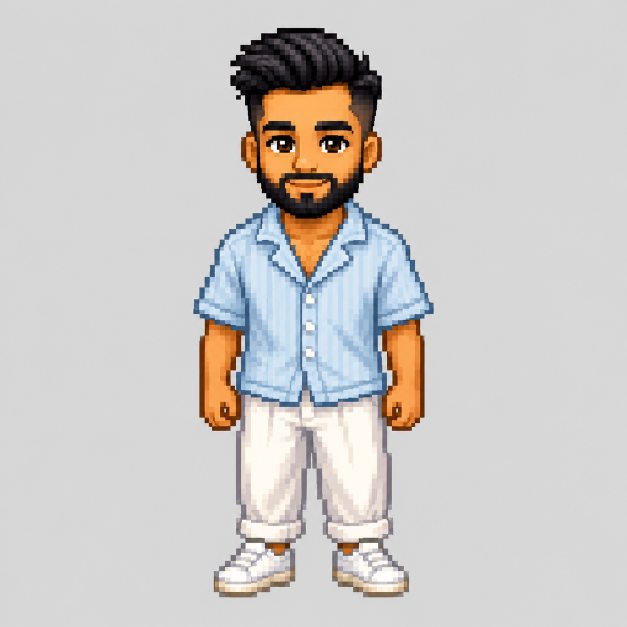
#> input picture assets/source-hero.png, 1254 x 1254 px (shown at 1/2 size)
$ python segment_sheet.py ../assets/source-hero.png ../assets/buddy-idle.png
#> lines starting #> are read from the running program, lines starting #| are printed output that depends on the picture
# Segment a magenta-background sprite sheet into individual character frames.
# Keys out magenta, finds connected blobs, prints boxes, saves each crop for inspection.
# Usage: python3 segment_sheet.py <sheet.png> <outdir>
import sys, os
import numpy as np
from scipy import ndimage
from PIL import Image

src, outdir = sys.argv[1], sys.argv[2]
os.makedirs(outdir, exist_ok=True)

im = Image.open(src).convert("RGBA")
arr = np.array(im)
r, g, b = arr[..., 0].astype(int), arr[..., 1].astype(int), arr[..., 2].astype(int)
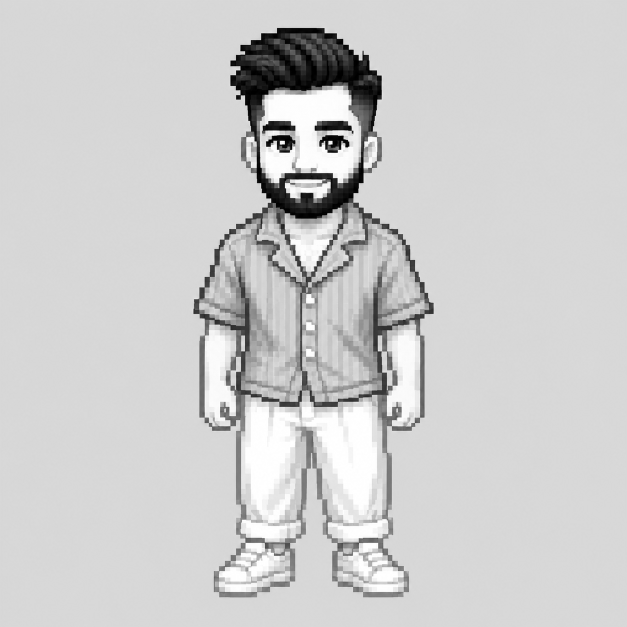
#> r: shape (1254, 1254) int64 (shown at 1/2 size); min 0, max 255, mean 205
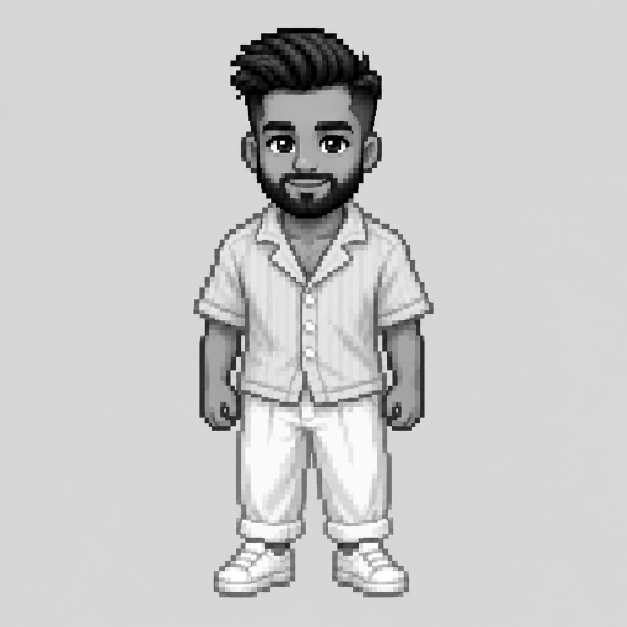
#> g: shape (1254, 1254) int64 (shown at 1/2 size); min 0, max 255, mean 201.8
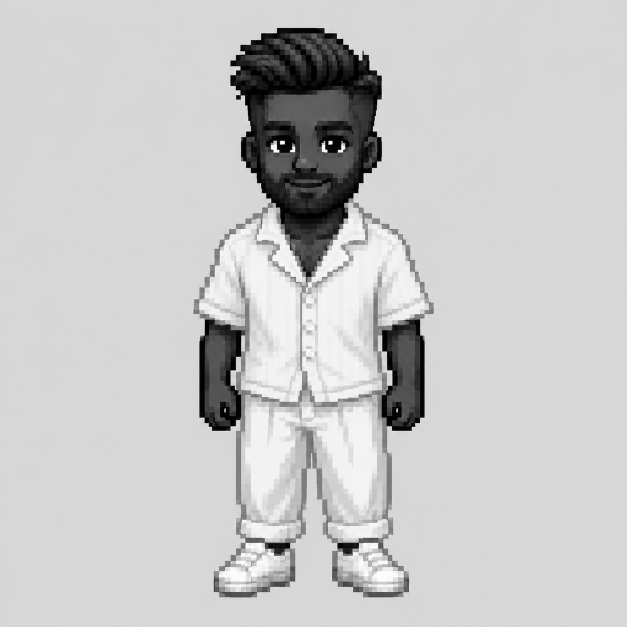
#> b: shape (1254, 1254) int64 (shown at 1/2 size); min 0, max 255, mean 199.7

# magenta ~ (255,0,255): high R, low G, high B
is_bg = (r > 150) & (g < 120) & (b > 150)
#> is_bg: shape (1254, 1254) bool; every value is 0
fg = ~is_bg
#> fg: shape (1254, 1254) bool; every value is 1

# clean tiny noise, then label blobs
fg = ndimage.binary_opening(fg, iterations=2)
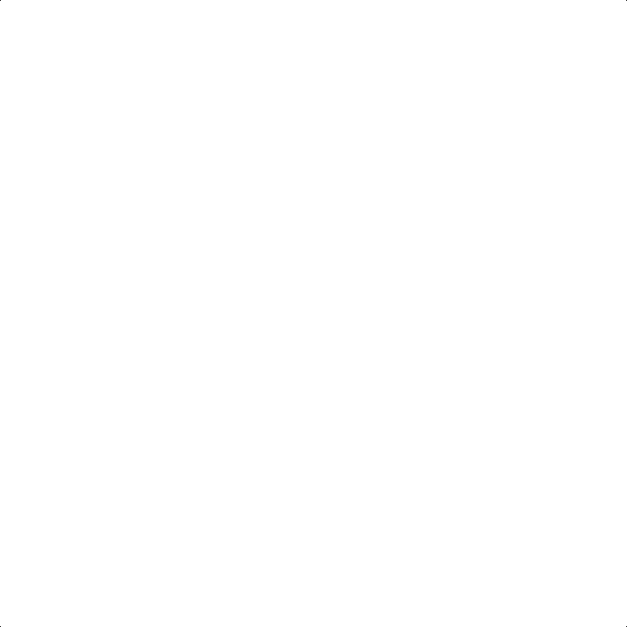
#> fg: shape (1254, 1254) bool (shown at 1/2 size); 100% white; black in thin lines or dots
lbl, n = ndimage.label(fg)
#> lbl: shape (1254, 1254) int32; values 0 (black) and 1 (white), 100% white; black in thin lines or dots
#> n = 1
print(f"raw blobs: {n}")
#| raw blobs: 1

boxes = []
for i in range(1, n + 1):
    ys, xs = np.where(lbl == i)
    if len(xs) < 1500:  # ignore specks
        continue
    x0, x1, y0, y1 = xs.min(), xs.max(), ys.min(), ys.max()
    boxes.append((x0, y0, x1, y1, len(xs)))
#> this loop made 1 pass
#> (x0, x1, y0, y1) on pass 1: (0, 1253, 0, 1253)
#> after the loop, boxes = [(0, 0, 1253, 1253, 1572504)]

# sort into rows: cluster by y-center
boxes.sort(key=lambda bthe: (bthe[1] + bthe[3]) / 2)
rows, cur, last_c = [], [], None
for bx in boxes:
    c = (bx[1] + bx[3]) / 2
    if last_c is None or abs(c - last_c) < 250:
        cur.append(bx)
    else:
        rows.append(sorted(cur, key=lambda z: z[0]))
        cur = [bx]
    last_c = c
#> this loop made 1 pass
#> (bx, c, last_c) on pass 1: ((0, 0, 1253, 1253, 1572504), 626.5, 626.5)
#> after the loop, rows = []
if cur:
    rows.append(sorted(cur, key=lambda z: z[0]))

# make magenta transparent for saved crops
out = arr.copy()
out[is_bg] = (0, 0, 0, 0)
outimg = Image.fromarray(out, "RGBA")

for ri, row in enumerate(rows):
    print(f"row {ri}: {len(row)} frames")
    for ci, (x0, y0, x1, y1, area) in enumerate(row):
        pad = 6
        crop = outimg.crop((max(0, x0 - pad), max(0, y0 - pad), x1 + pad, y1 + pad))
        crop.save(f"{outdir}/r{ri}_c{ci}.png")
        print(f"  r{ri}c{ci}: box=({x0},{y0},{x1},{y1}) size={x1-x0}x{y1-y0} area={area}")
#> this loop made 1 pass
#> (ri, row) on pass 1: (0, [(0, 0, 1253, 1253, 1572504)])
#| row 0: 1 frames
#|   r0c0: box=(0,0,1253,1253) size=1253x1253 area=1572504
#> pass 1, `crop.save(f"{outdir}/r{ri}_c{ci}.png")`:
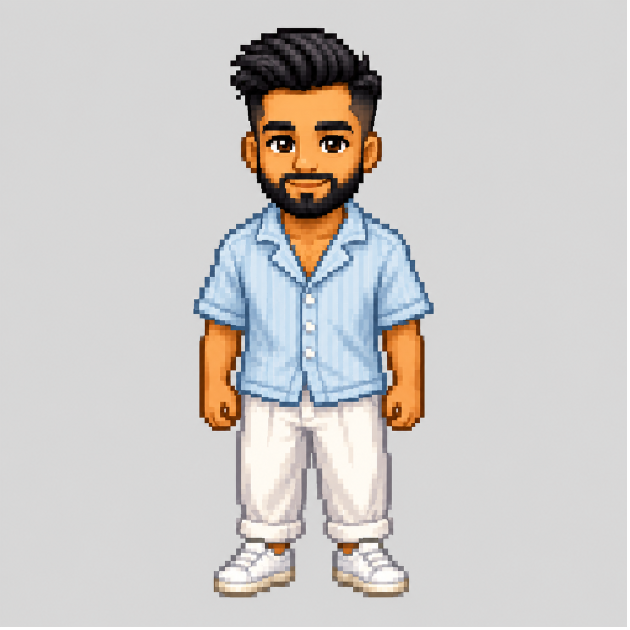
#> saved as r0_c0.png: PIL image 1259x1259 RGBA (shown at 1/2 size); mean R, G, B, A 203.3, 200.2, 198.1, 253; transparent parts drawn white
